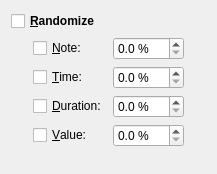
     <widget class="QWidget" name="Randomize">
      <attribute name="title">
       <string>&amp;Randomize</string>
      </attribute>
      <layout class="QGridLayout">
       <item row="0" column="0" colspan="4">
        <widget class="QCheckBox" name="RandomizeCheckBox">
         <property name="font">
          <font>
           <weight>75</weight>
           <bold>true</bold>
          </font>
         </property>
         <property name="toolTip">
          <string>Randomize selected events</string>
         </property>
         <property name="text">
          <string>&amp;Randomize</string>
         </property>
        </widget>
       </item>
       <item row="1" column="0">
        <spacer>
         <property name="orientation">
          <enum>Qt::Horizontal</enum>
         </property>
         <property name="sizeType">
          <enum>QSizePolicy::Fixed</enum>
         </property>
         <property name="sizeHint" stdset="0">
          <size>
           <width>16</width>
           <height>20</height>
          </size>
         </property>
        </spacer>
       </item>
       <item row="1" column="1">
        <widget class="QCheckBox" name="RandomizeNoteCheckBox">
         <property name="text">
          <string>&amp;Note:</string>
         </property>
        </widget>
       </item>
       <item row="1" column="2">
        <widget class="QDoubleSpinBox" name="RandomizeNoteSpinBox">
         <property name="minimumSize">
          <size>
           <width>60</width>
           <height>0</height>
          </size>
         </property>
         <property name="toolTip">
          <string>Randomize note/pitch</string>
         </property>
         <property name="suffix">
          <string> %</string>
         </property>
         <property name="accelerated">
          <bool>true</bool>
         </property>
         <property name="decimals">
          <number>1</number>
         </property>
         <property name="maximum">
          <double>150.0</double>
         </property>
         <property name="singleStep">
          <double>0.1</double>
         </property>
        </widget>
       </item>
       <item row="1" column="3" rowspan="4">
        <spacer>
         <property name="orientation">
          <enum>Qt::Horizontal</enum>
         </property>
         <property name="sizeHint" stdset="0">
          <size>
           <width>16</width>
           <height>20</height>
          </size>
         </property>
        </spacer>
       </item>
       <item row="2" column="1">
        <widget class="QCheckBox" name="RandomizeTimeCheckBox">
         <property name="text">
          <string>&amp;Time:</string>
         </property>
        </widget>
       </item>
       <item row="2" column="2">
        <widget class="QDoubleSpinBox" name="RandomizeTimeSpinBox">
         <property name="minimumSize">
          <size>
           <width>60</width>
           <height>0</height>
          </size>
         </property>
         <property name="toolTip">
          <string>Randomize time</string>
         </property>
         <property name="suffix">
          <string> %</string>
         </property>
         <property name="accelerated">
          <bool>true</bool>
         </property>
         <property name="decimals">
          <number>1</number>
         </property>
         <property name="maximum">
          <double>150.0</double>
         </property>
         <property name="singleStep">
          <double>0.1</double>
         </property>
        </widget>
       </item>
       <item row="3" column="1">
        <widget class="QCheckBox" name="RandomizeDurationCheckBox">
         <property name="text">
          <string>&amp;Duration:</string>
         </property>
        </widget>
       </item>
       <item row="3" column="2">
        <widget class="QDoubleSpinBox" name="RandomizeDurationSpinBox">
         <property name="minimumSize">
          <size>
           <width>60</width>
           <height>0</height>
          </size>
         </property>
         <property name="toolTip">
          <string>Randomize duration</string>
         </property>
         <property name="suffix">
          <string> %</string>
         </property>
         <property name="accelerated">
          <bool>true</bool>
         </property>
         <property name="decimals">
          <number>1</number>
         </property>
         <property name="maximum">
          <double>150.0</double>
         </property>
         <property name="singleStep">
          <double>0.1</double>
         </property>
        </widget>
       </item>
       <item row="4" column="1">
        <widget class="QCheckBox" name="RandomizeValueCheckBox">
         <property name="text">
          <string>&amp;Value:</string>
         </property>
        </widget>
       </item>
       <item row="4" column="2">
        <widget class="QDoubleSpinBox" name="RandomizeValueSpinBox">
         <property name="minimumSize">
          <size>
           <width>60</width>
           <height>0</height>
          </size>
         </property>
         <property name="toolTip">
          <string>Randomize value</string>
         </property>
         <property name="suffix">
          <string> %</string>
         </property>
         <property name="accelerated">
          <bool>true</bool>
         </property>
         <property name="decimals">
          <number>1</number>
         </property>
         <property name="maximum">
          <double>150.0</double>
         </property>
         <property name="singleStep">
          <double>0.1</double>
         </property>
        </widget>
       </item>
       <item row="5" column="1" colspan="3">
        <spacer>
         <property name="orientation">
          <enum>Qt::Vertical</enum>
         </property>
         <property name="sizeHint" stdset="0">
          <size>
           <width>20</width>
           <height>16</height>
          </size>
         </property>
        </spacer>
       </item>
      </layout>
     </widget>
